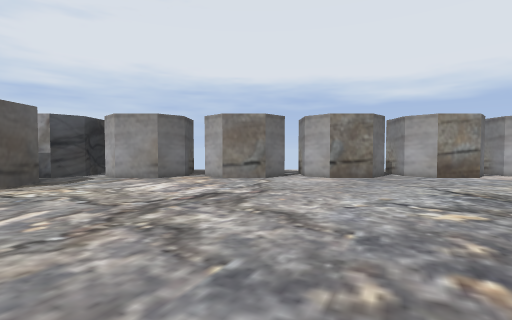
[1] (above)

24 first-person views from a walk through a 3-D level made in the Godot game engine. The camera is 1.3 m above the floor, tilts 2° down and sees 85° across. The floor is counted in squares, 2 m on a side. Each view is taken from the middle of a square. On the plan, view 1 faces up. The plan holds only what a view shows up to about 9 squares ahead; the rest is blank. The place goes on beyond the plan. Characters and animated objects are left out.

[2]
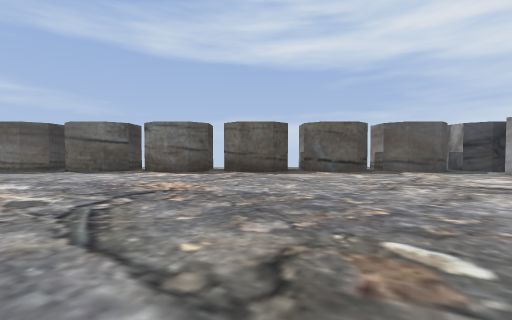

[3]
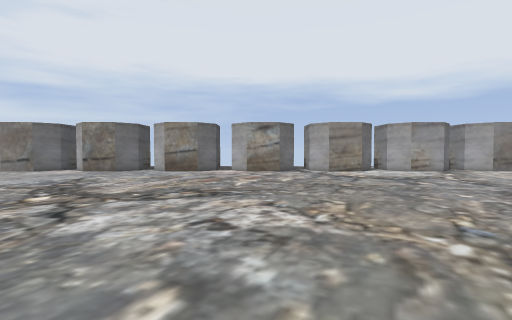

[4]
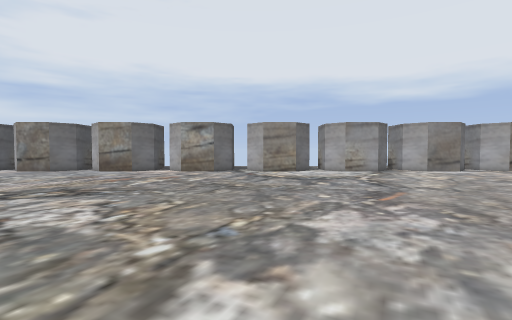

[5]
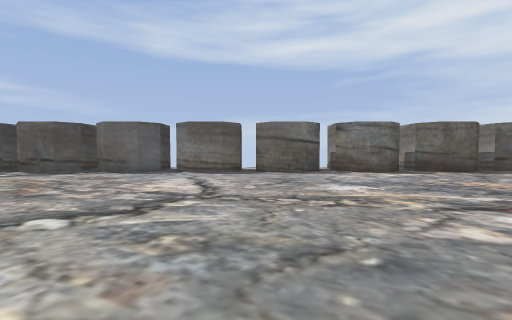

[6]
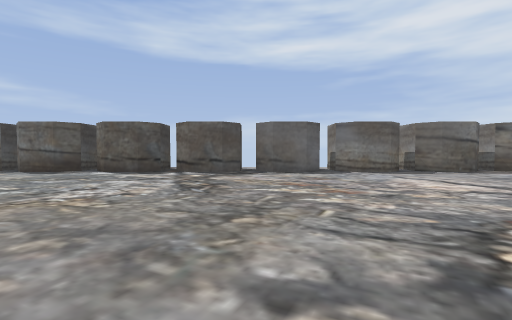

[7]
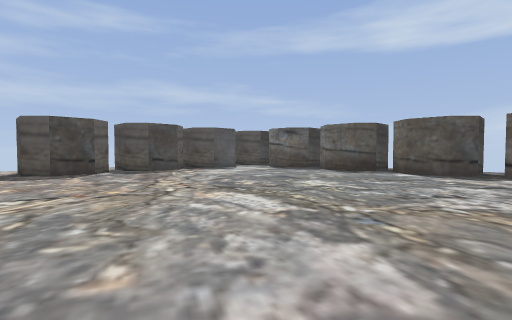

[8]
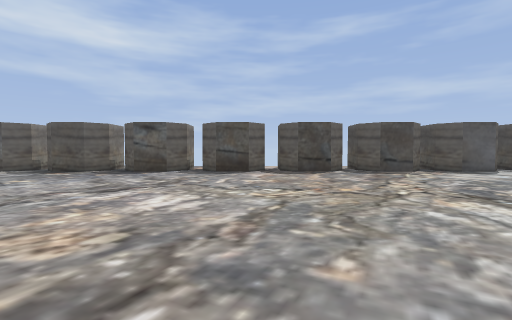

[9]
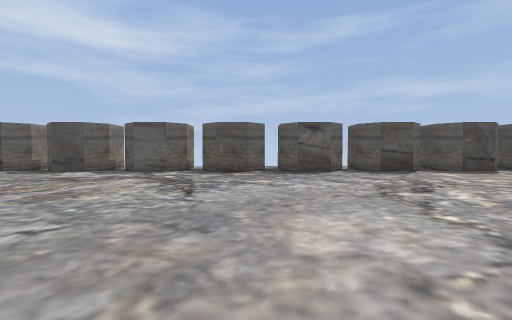

[10]
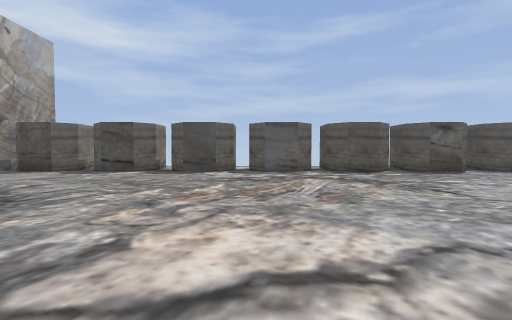

[11]
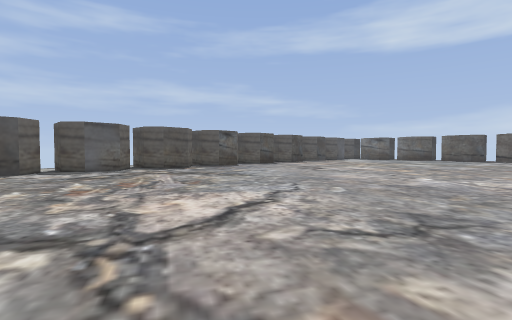

[12]
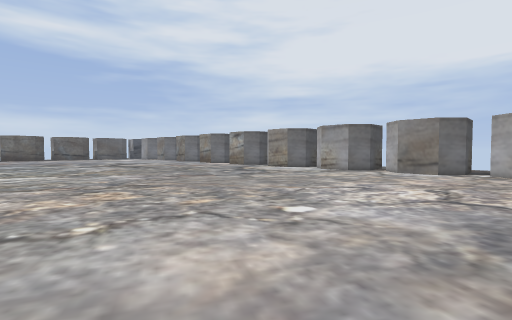

[13]
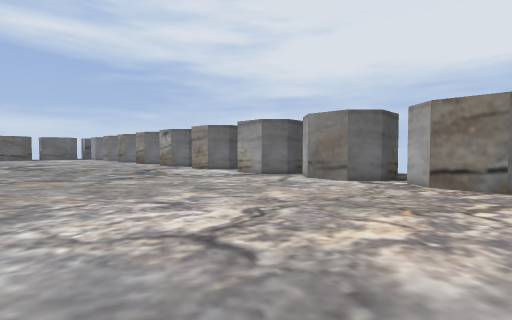

[14]
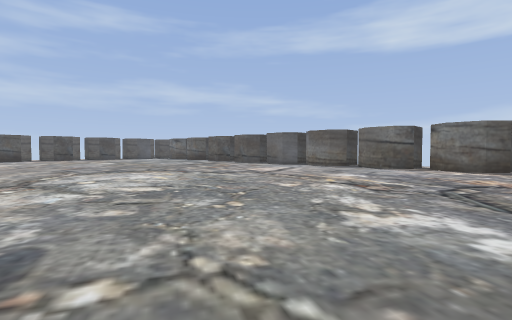

[15]
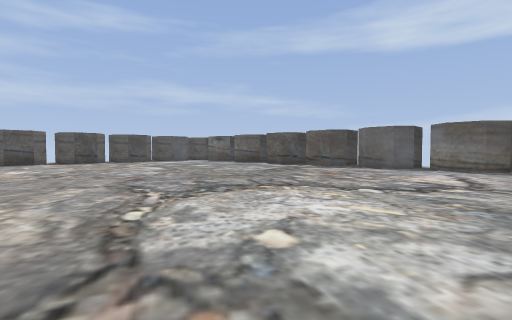

[16]
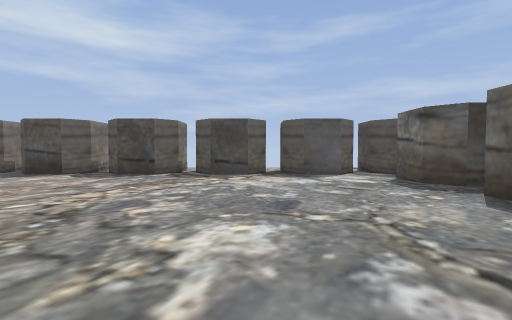

[17]
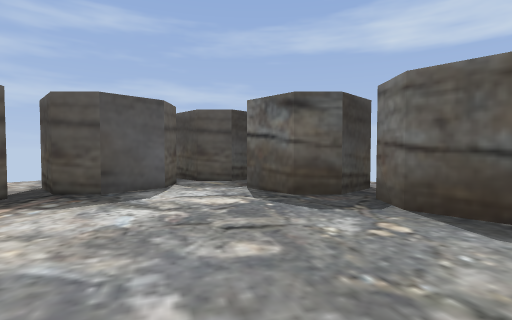

[18]
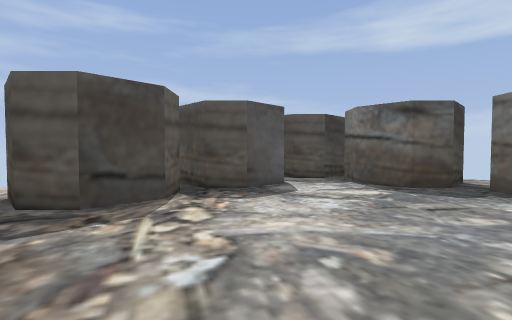

[19]
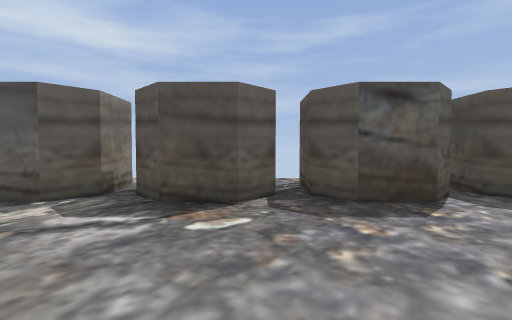

[20]
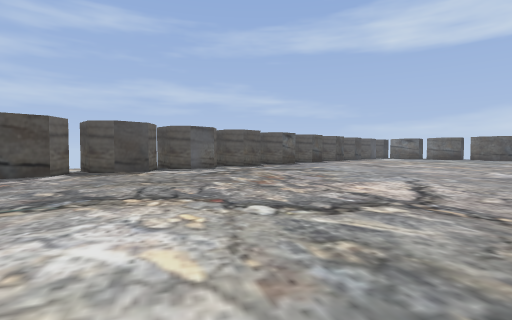

[21]
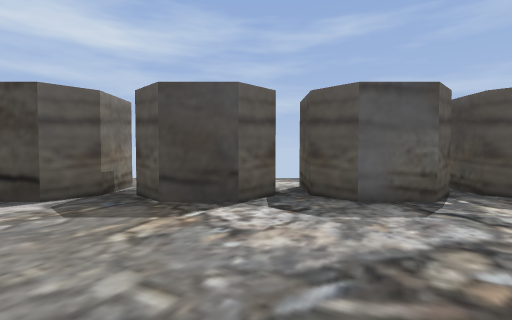

[22]
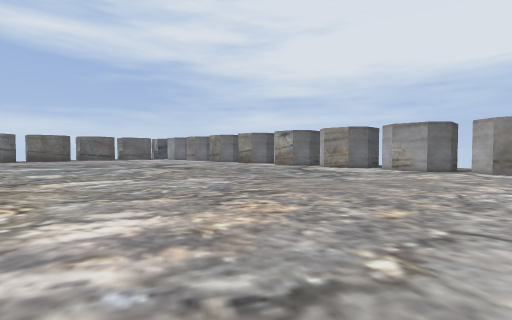

[23]
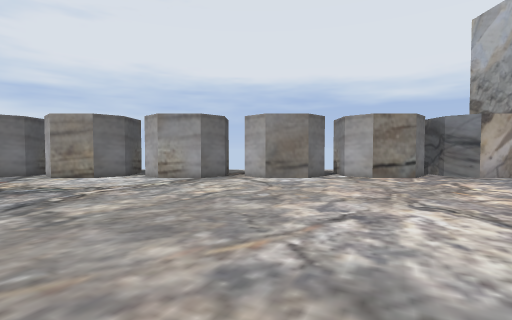

[24]
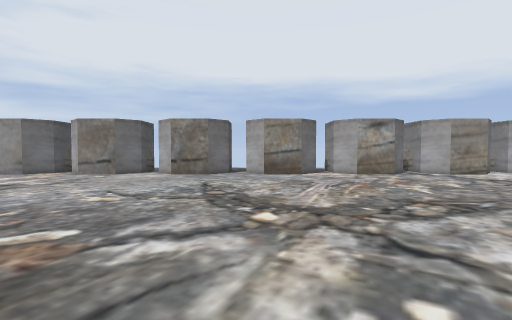

### Floor plan
Key: @ floor where view 1 was taken; # wall or solid block; . floor.
Columns run from 6 left of view 1 to 18 right of it. Each row starts with its distance up from view 1.
  9                      ..
  8  #  ###.### .####.####.#
  7  #.####.####.####.####.##
  6  #.......................
  5  #.......................
  4  #.......................
  3  #.......................
  2  #.......................
  1  #.......................
  0  #....@.................
 -1  #......................
 -2  #......................
 -3  #....................
 -4  #...........
 -5  #...........
 -6  #...........
 -7  #...........
 -8  #...........
 -9  #...........
-10  #...........
-11  #...........
-12  #....................
-13  #.......................
-14  #.......................
-15  #.......................
-16  #.......................
-17  #.......................
-18  #.......................
-19  #.......................
-20  #.......................
-21  #.......................
-22 ##.####.####.####.####.##
-23  #  ###.#### ####.####.#
-24     ..        ..  ...

Where each view was taken, in squares from view 1:
view 1: 0 up, 0 right, facing up
view 2: 0 up, 4 right, facing left
view 3: 2 down, 7 right, facing up
view 4: 2 down, 9 right, facing up
view 5: 6 down, 4 right, facing left
view 6: 11 down, 4 right, facing left
view 7: 13 down, 4 right, facing down-left
view 8: 13 down, 4 right, facing down
view 9: 13 down, 9 right, facing down
view 10: 13 down, 13 right, facing down
view 11: 12 down, 15 right, facing down-left
view 12: 2 down, 17 right, facing up-left
view 13: 1 up, 18 right, facing up-left
view 14: 1 down, 6 right, facing down-left
view 15: 6 down, 6 right, facing down-left
view 16: 14 down, 1 left, facing down
view 17: 17 down, 1 left, facing down-left
view 18: 18 down, 1 right, facing down-left
view 19: 18 down, 9 right, facing down
view 20: 13 down, 18 right, facing down-left
view 21: 18 down, 14 right, facing down
view 22: 3 down, 15 right, facing up-left
view 23: 0 up, 14 right, facing up
view 24: 1 down, 4 right, facing up
